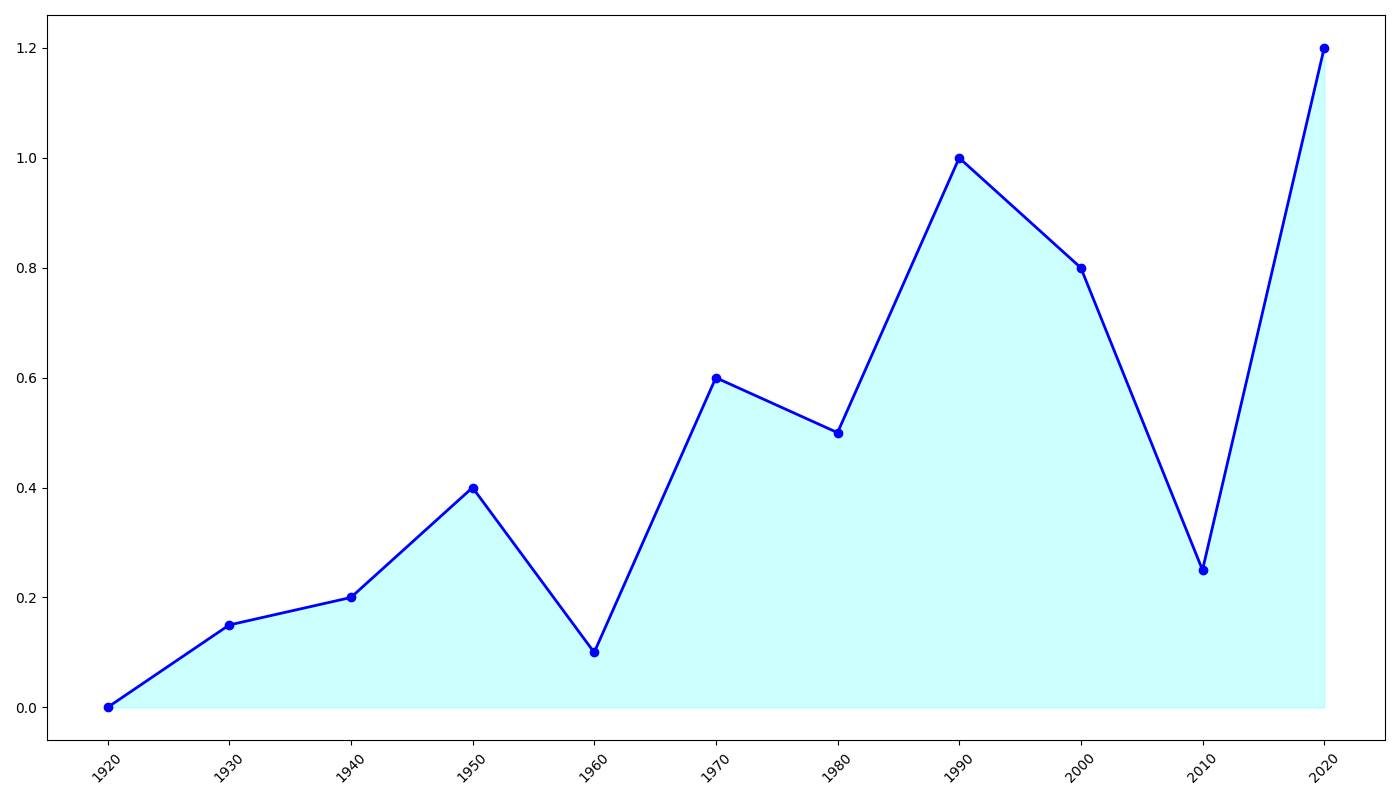

Python code for this plot:
import matplotlib.pyplot as plt
import numpy as np

decades = np.arange(1920, 2030, 10)
# Randomly altered temperature changes while preserving the structure
temp_changes = [0.0, 0.15, 0.2, 0.4, 0.1, 0.6, 0.5, 1.0, 0.8, 0.25, 1.2]

plt.figure(figsize=(14, 8))

# Use the same fixed color scheme
new_line_color = 'b'  # blue line
new_fill_color = 'cyan'  # light cyan fill

plt.plot(decades, temp_changes, marker='o', linestyle='-', color=new_line_color, linewidth=2)
plt.fill_between(decades, temp_changes, color=new_fill_color, alpha=0.2)

plt.xticks(decades, rotation=45)
plt.tight_layout()

plt.show()
